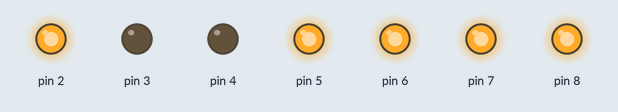
A sketch run on a simulated Arduino Uno, built with avr-gcc and run on an emulated ATmega328P. Shown: output pins drawn as LEDs (lit = HIGH).

Above: at 0.1 s.
Timing chart, 0 to 1.6 s (numbered marks = the images above):
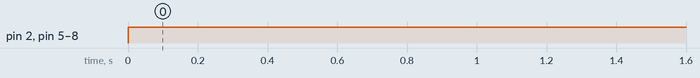

The sketch:

motor.ino
```cpp
void setup() {
  // put your setup code here, to run once:
  pinMode(2, OUTPUT);
  pinMode(3, OUTPUT);
  pinMode(4, OUTPUT);
  pinMode(5, OUTPUT);
  pinMode(6, OUTPUT);
  pinMode(7, OUTPUT);
  pinMode(8, OUTPUT);
 }

void loop() {
  // put your main code here, to run repeatedly:
digitalWrite(2, HIGH);
digitalWrite(3, LOW);
digitalWrite(4, LOW);
digitalWrite(5, HIGH);
digitalWrite(6, HIGH);
digitalWrite(7, HIGH);
digitalWrite(8, HIGH);

}
```

Measured:
- by itself, pin 2, pin 5–8: LOW → HIGH at 0.00 s
